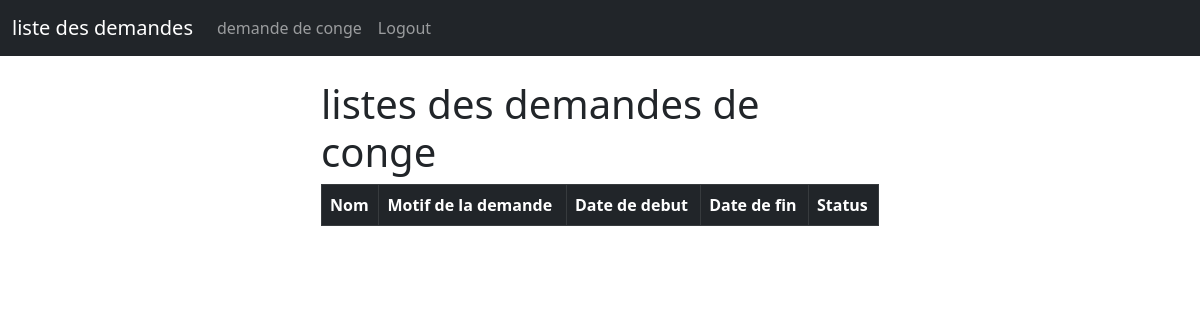
Before: / (signed in) with the older database file.
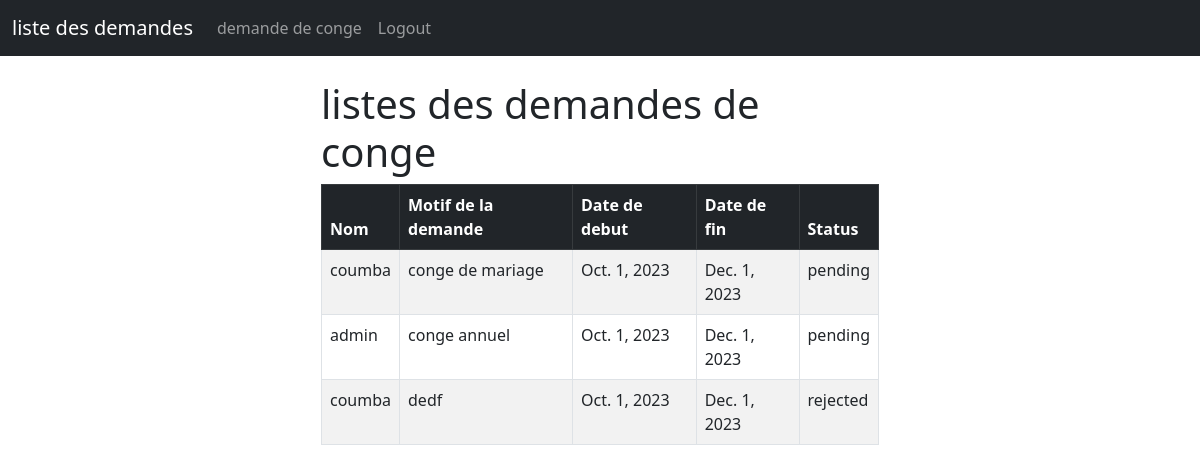
After: the same page with the newer database file.
### conge/models.py (models this page shows)
class CongeRequest(models.Model):
    user = models.ForeignKey(User, on_delete=models.CASCADE)
    motif = models.CharField(max_length=200)
    date_depart = models.DateField()
    date_arrivee = models.DateField()
    status = models.CharField(max_length=20, choices=[('pending', 'En attente'), ('approved', 'Approuvé'), ('rejected', 'Rejeté')], default='pending')

### conge/views.py (the view)
# urls.py: path('', views.liste, name='liste'),
def liste(request):
    congerequests = CongeRequest.objects.all()
    if request.method == 'POST':
        username = request.POST['username']
        password = request.POST['password']
        user = authenticate(request, username=username, password=password)
        if user is not None:
            login(request, user)
            messages.success(request, "Vous avez été connecté")
            return redirect('liste')
        else:
            messages.success(request, "une erreur s'est produite lors de la connexion, veuillez réessayer...")
            return redirect('liste')
    else:
        return render(request, 'liste.html', {'congerequests':congerequests})

### conge/templates/liste.html (shortened to what this page needs)
{% extends 'base.html'%}
{% block content%}
<div class="col-md-6 offset-md-3">
{% if user.is_authenticated %}
<h1>listes des demandes de conge</h1>
<table class="table table-striped table-hover table-bordered">
  <thead class="table-dark">
    <tr>
      <th scope="col">Nom</th>
      <th scope="col">Motif de la demande</th>
      <th scope="col">Date de debut</th>
      <th scope="col">Date de fin</th>
      <th scope="col">Status</th>
    </tr>
  </thead>
  <tbody>
    {% if congerequests %}
      {% for congerequest in congerequests %}
      <tr>
        <td>{{ congerequest.user}}</td>
        <td>{{ congerequest.motif }}</td>
        <td>{{ congerequest.date_depart }}</td>
        <td> {{ congerequest.date_arrivee }}</td>
        <td>{{ congerequest.status }}</td>
    </tr>
      {% endfor %}
    {% endif %}
  </tbody>
</table>
{% endif %}
{% endblock %}

Changed rows visible on the page:
added CongeRequest: user "coumba", motif "conge de mariage", date_depart "Oct. 1, 2023", date_arrivee "Dec. 1, 2023", status "pending"
added CongeRequest: user "admin", motif "conge annuel", date_depart "Oct. 1, 2023", date_arrivee "Dec. 1, 2023", status "pending"
added CongeRequest: user "coumba", motif "dedf", date_depart "Oct. 1, 2023", date_arrivee "Dec. 1, 2023", status "rejected"
